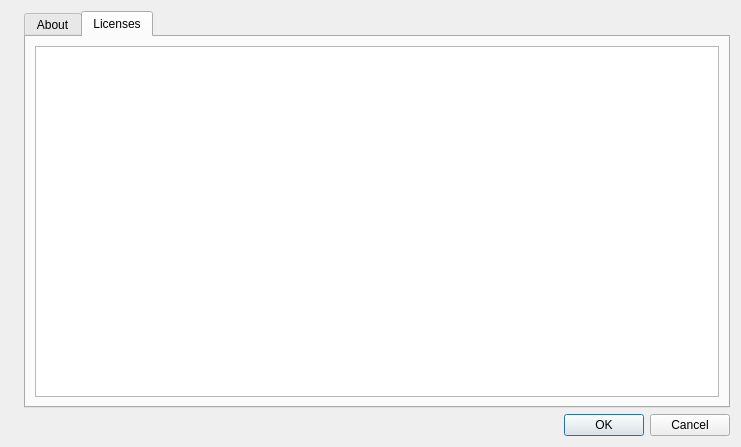
<?xml version="1.0" encoding="UTF-8"?>
<ui version="4.0">
 <class>AboutDialog</class>
 <widget class="QDialog" name="AboutDialog">
  <property name="geometry">
   <rect>
    <x>0</x>
    <y>0</y>
    <width>741</width>
    <height>447</height>
   </rect>
  </property>
  <property name="windowTitle">
   <string>About SQLiteStudio and licenses</string>
  </property>
  <layout class="QGridLayout" name="gridLayout">
   <item row="0" column="1">
    <widget class="QTabWidget" name="tabWidget">
     <property name="currentIndex">
      <number>1</number>
     </property>
     <widget class="QWidget" name="about">
      <attribute name="title">
       <string>About</string>
      </attribute>
      <layout class="QVBoxLayout" name="verticalLayout_2">
       <item>
        <widget class="QLabel" name="aboutLabel">
         <property name="text">
          <string>&lt;html&gt;&lt;head/&gt;&lt;body&gt;&lt;p align=&quot;center&quot;&gt;&lt;span style=&quot; font-size:11pt; font-weight:600;&quot;&gt;SQLiteStudio v%1&lt;/span&gt;&lt;/p&gt;&lt;p align=&quot;center&quot;&gt;Free, open-source, cross-platform SQLite database manager.&lt;br/&gt;&lt;a href=&quot;http://sqlitestudio.pl&quot;&gt;&lt;span style=&quot; text-decoration: underline; color:#0000ff;&quot;&gt;http://sqlitestudio.pl&lt;/span&gt;&lt;/a&gt;&lt;br/&gt;&lt;/p&gt;&lt;p align=&quot;center&quot;&gt;%2&lt;br/&gt;&lt;/p&gt;&lt;p align=&quot;center&quot;&gt;Author and active maintainer:&lt;br/&gt;SalSoft (&lt;a href=&quot;http://salsoft.com.pl&quot;&gt;&lt;span style=&quot; text-decoration: underline; color:#0000ff;&quot;&gt;http://salsoft.com.pl&lt;/span&gt;&lt;/a&gt;)&lt;br/&gt;&lt;/p&gt;&lt;/body&gt;&lt;/html&gt;</string>
         </property>
         <property name="openExternalLinks">
          <bool>true</bool>
         </property>
        </widget>
       </item>
      </layout>
     </widget>
     <widget class="QWidget" name="license">
      <attribute name="title">
       <string>Licenses</string>
      </attribute>
      <layout class="QVBoxLayout" name="verticalLayout_3">
       <item>
        <widget class="QTextEdit" name="licenseEdit">
         <property name="readOnly">
          <bool>true</bool>
         </property>
        </widget>
       </item>
      </layout>
     </widget>
    </widget>
   </item>
   <item row="0" column="0">
    <widget class="QLabel" name="leftIcon">
     <property name="text">
      <string/>
     </property>
    </widget>
   </item>
   <item row="1" column="0" colspan="2">
    <widget class="QDialogButtonBox" name="buttonBox">
     <property name="orientation">
      <enum>Qt::Horizontal</enum>
     </property>
     <property name="standardButtons">
      <set>QDialogButtonBox::Cancel|QDialogButtonBox::Ok</set>
     </property>
    </widget>
   </item>
  </layout>
 </widget>
 <resources/>
 <connections>
  <connection>
   <sender>buttonBox</sender>
   <signal>accepted()</signal>
   <receiver>AboutDialog</receiver>
   <slot>accept()</slot>
   <hints>
    <hint type="sourcelabel">
     <x>248</x>
     <y>254</y>
    </hint>
    <hint type="destinationlabel">
     <x>157</x>
     <y>274</y>
    </hint>
   </hints>
  </connection>
  <connection>
   <sender>buttonBox</sender>
   <signal>rejected()</signal>
   <receiver>AboutDialog</receiver>
   <slot>reject()</slot>
   <hints>
    <hint type="sourcelabel">
     <x>316</x>
     <y>260</y>
    </hint>
    <hint type="destinationlabel">
     <x>286</x>
     <y>274</y>
    </hint>
   </hints>
  </connection>
 </connections>
</ui>
